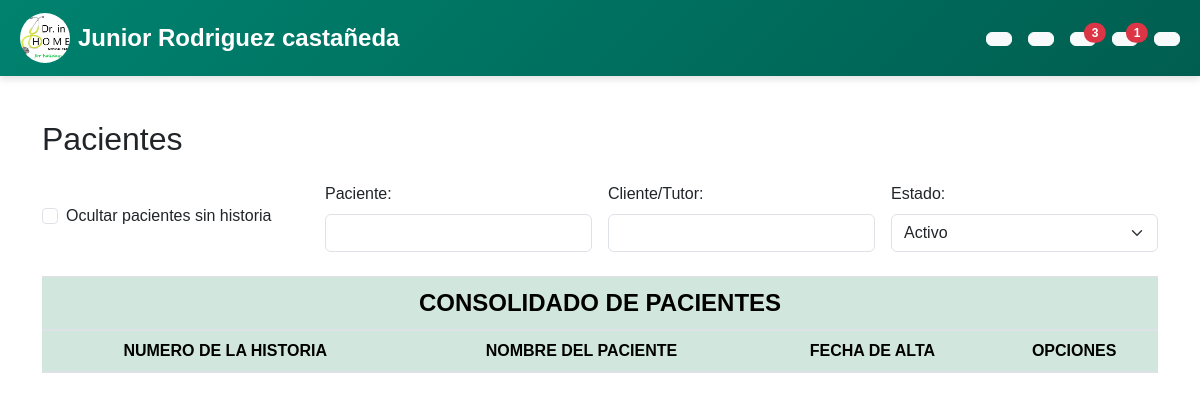
Before: /Pacientes/consolidado_pacientes.php with the older database file.
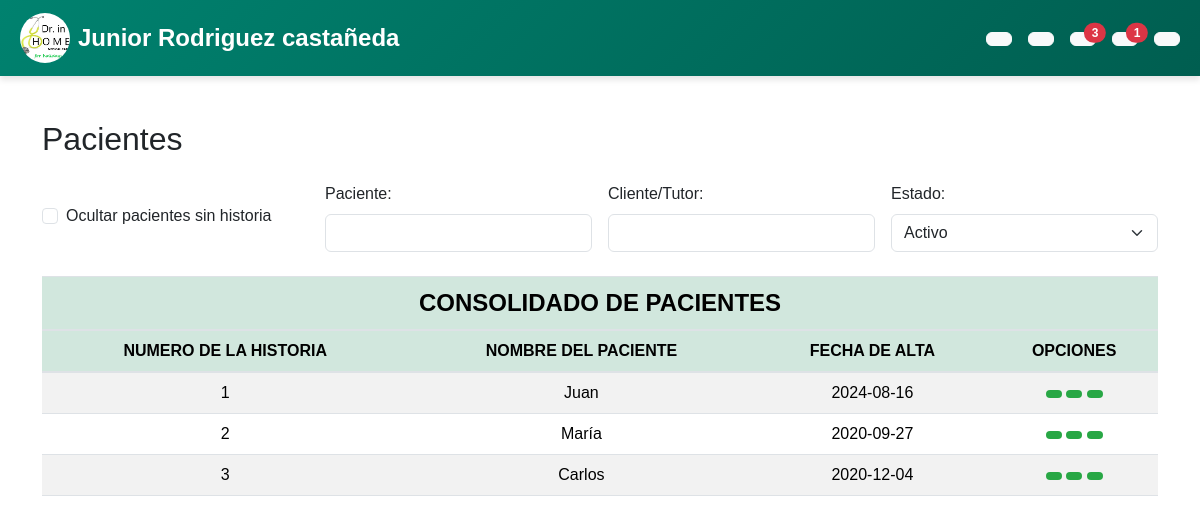
After: the same page with the newer database file.
### tables this page shows
CREATE TABLE `historia_clinica` (
  `id` int(11) NOT NULL,
  `id_paciente` int(11) DEFAULT NULL,
  `fecha_alta` date DEFAULT NULL
);

CREATE TABLE `pacientes` (
  `id` int(11) NOT NULL,
  `nombre` varchar(100) NOT NULL,
  `primer_apellido` varchar(100) NOT NULL,
  `segundo_apellido` varchar(100) DEFAULT NULL,
  `fecha_nacimiento` date DEFAULT NULL,
  `sexo` enum('Masculino','Femenino','Otro') DEFAULT NULL,
  `pais_origen` varchar(100) DEFAULT NULL,
  `provincia` varchar(100) DEFAULT NULL,
  `poblacion` varchar(100) DEFAULT NULL,
  `tipo_documento` varchar(50) DEFAULT NULL,
  `numero_documento` varchar(50) DEFAULT NULL,
  `direccion` varchar(255) DEFAULT NULL,
  `codigo_postal` varchar(10) DEFAULT NULL,
  `telefono` varchar(20) DEFAULT NULL,
  `movil` varchar(20) DEFAULT NULL,
  `email` varchar(100) DEFAULT NULL,
  `procedencia` varchar(100) DEFAULT NULL,
  `aseguradora` varchar(100) DEFAULT NULL,
  `observaciones` text DEFAULT NULL
);

### Pacientes/consolidado_pacientes.php (the view, shortened to what this page needs)
<?php
include_once "../global/conexion.php";
?>
<!DOCTYPE html>
<html lang="es">
<head>
    <link rel="stylesheet" href="../bootstrap/css/bootstrap.min.css">
    <link rel="stylesheet" href="../css/estilos.css">
    <link href="https://cdn.jsdelivr.net/npm/remixicon@3.5.0/fonts/remixicon.css" rel="stylesheet">
    <link href="https://cdnjs.cloudflare.com/ajax/libs/fullcalendar/3.9.0/fullcalendar.min.css" rel="stylesheet" />
    <link rel="stylesheet" href="https://maxcdn.bootstrapcdn.com/bootstrap/4.0.0/css/bootstrap.min.css" />
    <link href="https://unpkg.com/tabulator-tables@5.5.2/dist/css/tabulator.min.css" rel="stylesheet">
    <link rel="stylesheet" href="https://cdn.datatables.net/2.0.7/css/dataTables.dataTables.min.css">
</head>
<body>
    <?php include_once "../global/navbar.php" ?>
    <br><br><br>
    <div class="container mt-5">
        <h2 class="mb-4">Pacientes</h2>
        <form class="row g-3 align-items-center">
            <div class="col">
                <div class="form-check">
                    <input class="form-check-input" type="checkbox" name="ocultarPacientes" id="ocultarPacientes">
                    <label class="form-check-label" for="ocultarPacientes">
                        Ocultar pacientes sin historia
                    </label>
                </div>
            </div>
            <div class="col">
                <label for="paciente" class="form-label">Paciente:</label>
                <input type="text" class="form-control" id="paciente" name="paciente">
            </div>
            <div class="col">
                <label for="clienteTutor" class="form-label">Cliente/Tutor:</label>
                <input type="text" class="form-control" id="clienteTutor" name="clienteTutor">
            </div>
            <div class="col">
                <label for="estado" class="form-label">Estado:</label>
                <select class="form-select" id="estado" name="estado">
                    <option value="activo">Activo</option>
                </select>
            </div>
        </form>
    </div>
    <br>
    <div class="container">
    <table class="table table-striped mx-auto" id="idTabla">
        <thead class="table table-success">
            <tr>
                <th colspan="4" class="text-center text-uppercase fs-4">CONSOLIDADO DE PACIENTES</th>
            </tr>
            <tr class="text-start">
                <th class="text-center" >NUMERO DE LA HISTORIA</th>
                <th class="text-center" >NOMBRE DEL PACIENTE</th>
                <th class="text-center" >FECHA DE ALTA</th>
                <th class="text-center" >OPCIONES</th>
            </tr>
        </thead>
        <tbody>
            <?php
            try {
                $sql = "SELECT HC.id, P.nombre AS NOMBRE_PACIENTE, HC.FECHA_ALTA
                        FROM HISTORIA_CLINICA HC
                        JOIN PACIENTES P ON HC.id_paciente = P.id";
                $stmt = $conn->prepare($sql);
                $stmt->execute();
                $historias = $stmt->fetchAll(PDO::FETCH_ASSOC);
            } catch (PDOException $e) {
                echo "Error al obtener los datos: " . $e->getMessage();
            }
            foreach ($historias as $historia): ?>
                <tr class="text-start">
                    <td class="text-center"><?php echo htmlspecialchars($historia['id']); ?></td>
                    <td class="text-center"><?php echo htmlspecialchars($historia['NOMBRE_PACIENTE']); ?></td>
                    <td class="text-center"><?php echo htmlspecialchars($historia['FECHA_ALTA']); ?></td>
                    <td class="text-center">
                        <a href="#" title="Ver Información del Paciente" class="btn btn-success btn-sm">
                        </a>
                        <a href="#" title="Ver Historia Clínica" class="btn btn-success btn-sm">
                        </a>
                        <a href="#" title="Ver Documentos del Paciente" class="btn btn-success btn-sm">
                        </a>
                    </td>
                </tr>
            <?php endforeach; ?>
        </tbody>
    </table>
</div>
</body>
</html>

### global/navbar.php (shortened to what this page needs)
<!DOCTYPE html>
<html lang="es">
<head>
    <link rel="stylesheet" href="../bootstrap/css/bootstrap.min.css">
    <link rel="stylesheet" href="/css/estilos.css">
    <link href="https://cdn.jsdelivr.net/npm/remixicon@3.5.0/fonts/remixicon.css" rel="stylesheet">
</head>
<body>
    <nav class="navbar navbar-expand-lg navbar-custom fixed-top p-2">
        <div class="container-fluid">
            <a class="navbar-brand d-flex align-items-center" href="#">
                <img src="../imagenes/logo.png" alt="imagen del logo" class="logo-custom me-2">
                <span class="brand-name">Junior Rodriguez castañeda</span>
            </a>
            <div class="collapse navbar-collapse justify-content-end" id="navbarNav">
                <ul class="navbar-nav">
                    <li class="nav-item me-3">
                        <a class="btn btn-light position-relative" href="../Agenda/agenda.php">
                        </a>
                    </li>
                    <li class="nav-item me-3">
                        <a class="btn btn-light position-relative" href="../home/home.php">
                        </a>
                    </li>
                    <li class="nav-item me-3">
                        <button class="btn btn-light position-relative" onclick="mostrarNotificaciones()">
                            <span
                                class="position-absolute top-0 start-100 translate-middle badge rounded-pill bg-danger">
                                3
                            </span>
                        </button>
                    </li>
                    <li class="nav-item me-3">
                        <button class="btn btn-light position-relative" onclick="mostrarAlertas()">
                            <span
                                class="position-absolute top-0 start-100 translate-middle badge rounded-pill bg-danger">
                                1
                            </span>
                        </button>
                    </li>
                    <li class="nav-item">
                        <button class="btn btn-light position-relative" data-bs-toggle="modal"
                            data-bs-target="#userModal">
                        </button>
                    </li>
                </ul>
            </div>
        </div>
    </nav>
</body>
</html>

### css/estilos.css (style rules this page uses)
.btn-success { background-color: #28a745; border: none; transition: background-color 0.3s ease; color: #ffffff; }
.navbar-custom { background: linear-gradient(135deg, #00826F, #005e50); box-shadow: 0 4px 6px rgba(0, 0, 0, 0.1); justify-content: space-between; }
.navbar-custom .navbar-brand, .navbar-custom .nav-link { color: white !important; }
.logo-custom { border-radius: 50%; width: 50px; height: 50px; object-fit: cover; }
body { margin: 0; padding: 0; font-family: 'Arial', sans-serif; overflow-x: hidden; }
.navbar-custom { position: fixed; top: 0; left: 0; width: 100%; z-index: 1001; }
.brand-name { font-size: 1.5rem; font-weight: bold; color: #ffffff; }

Changed rows visible on the page:
added historia_clinica: id "1", id_paciente.nombre "Juan", fecha_alta "2024-08-16"
added historia_clinica: id "2", id_paciente.nombre "María", fecha_alta "2020-09-27"
added historia_clinica: id "3", id_paciente.nombre "Carlos", fecha_alta "2020-12-04"
